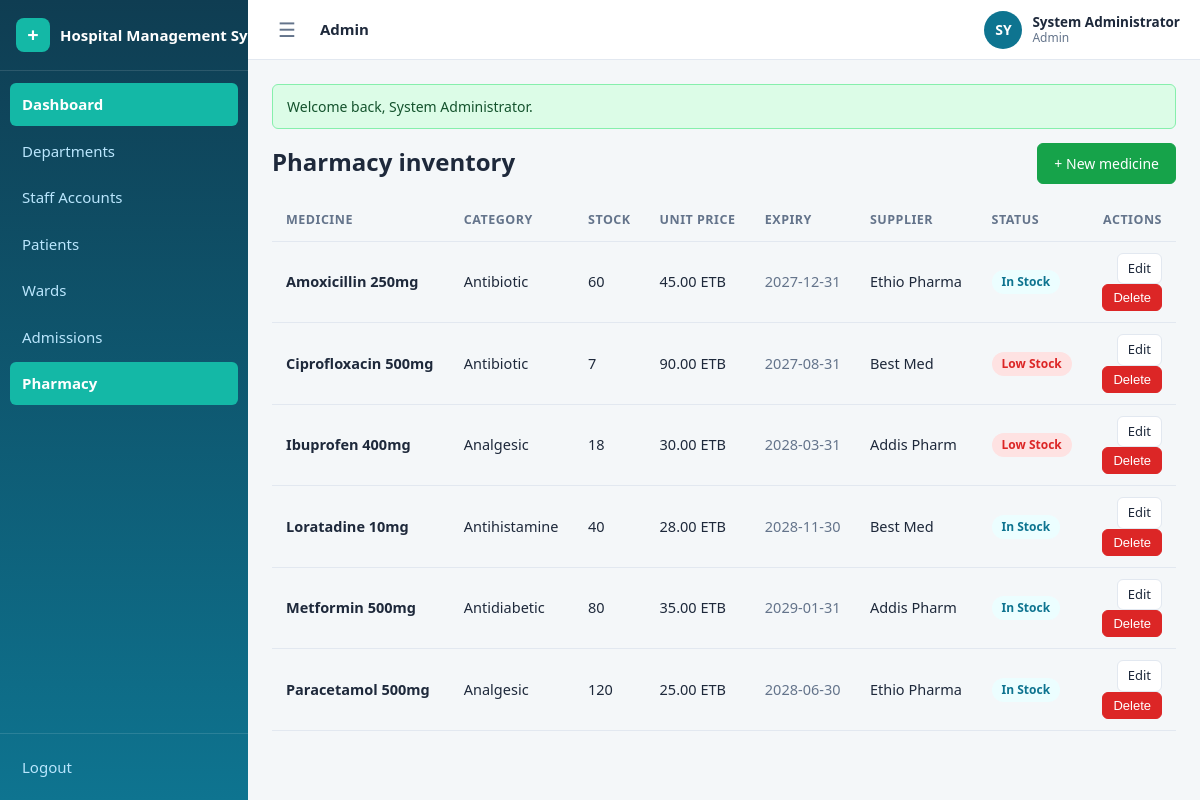
Page /admin/medicines (signed in) on the committed database.
### tables this page shows
CREATE TABLE IF NOT EXISTS medicines (
    id                 INT UNSIGNED AUTO_INCREMENT PRIMARY KEY,
    name               VARCHAR(150) NOT NULL,
    category           VARCHAR(100) DEFAULT NULL,
    stock_quantity     INT NOT NULL DEFAULT 0,
    unit_price         DECIMAL(10,2) NOT NULL DEFAULT 0.00,
    expiry_date        DATE DEFAULT NULL,
    supplier           VARCHAR(150) DEFAULT NULL,
    low_stock_threshold INT NOT NULL DEFAULT 10,
    created_at         TIMESTAMP NOT NULL DEFAULT CURRENT_TIMESTAMP,
    updated_at         TIMESTAMP NOT NULL DEFAULT CURRENT_TIMESTAMP ON UPDATE CURRENT_TIMESTAMP,
    UNIQUE KEY uq_medicines_name (name)
);

### config/helpers.php (called while the page is built, shortened)
<?php
function e($value): string
{
    return htmlspecialchars((string) $value, ENT_QUOTES, 'UTF-8');
}
function url(string $path = ''): string
{
    return BASE_URL . '/' . ltrim($path, '/');
}
function render_partial(string $view, array $data = []): string
{
    extract($data, EXTR_SKIP);
    require APP_ROOT . '/views/' . $view . '.php';
    return ob_get_clean();
}
function view(string $view, array $data = [], string $layout = 'app'): void
{
    $content = render_partial($view, $data);
}

### controllers/PharmacyController.php (called while the page is built, shortened)
<?php
class PharmacyController
{
    public function index(): void
    {
        view('admin/medicines/index', [
            'medicines' => Medicine::all(),
        ]);
    }
}

### public/index.php (called while the page is built, shortened)
<?php
$method = $_SERVER['REQUEST_METHOD'];
$path   = '/' . trim($_GET['url'] ?? '', '/');
if ($path !== '/') {
    $path = rtrim($path, '/');
}
[$controllerClass, $action, $params] = dispatch($routes, $method, $path);
$controller = new $controllerClass();
call_user_func_array([$controller, $action], [$params]);
function dispatch(array $routes, string $method, string $path): array
{
    foreach ($routes[$method] ?? [] as $pattern => $handler) {
        $params = match_route($pattern, $path);
        if ($params !== null) {
            return [$handler[0], $handler[1], $params];
        }
    }
    exit;
}
function match_route(string $pattern, string $path): ?array
{
    $patternParts = explode('/', trim($pattern, '/'));
    $pathParts    = $path === '/' ? [''] : explode('/', trim($path, '/'));
    if (count($patternParts) !== count($pathParts)) {
        return null;
    }
    $params = [];
    foreach ($patternParts as $i => $segment) {
        if (strlen($segment) > 2 && $segment[0] === '{' && substr($segment, -1) === '}') {
            $key = substr($segment, 1, -1);
            $params[$key] = urldecode($pathParts[$i]);
        } elseif ($segment !== $pathParts[$i]) {
            return null;
        }
    }
    return $params;
}

### models/Medicine.php (called while the page is built, shortened)
<?php
class Medicine
{
    public static function all(): array
    {
        return db()->query(
            'SELECT m.*, (m.stock_quantity <= m.low_stock_threshold) AS low_stock
             FROM medicines m
             ORDER BY m.name'
        )->fetchAll();
    }
}

### views/admin/medicines/index.php (the view, shortened to what this page needs)
<div class="row">
    <h1 class="page-title grow">Pharmacy inventory</h1>
    <a class="btn btn-ok" href="<?= url('/admin/medicines/create') ?>">+ New medicine</a>
</div>
<div class="table-wrap mt">
    <table class="table">
        <thead>
            <tr>
                <th>Medicine</th>
                <th>Category</th>
                <th>Stock</th>
                <th>Unit price</th>
                <th>Expiry</th>
                <th>Supplier</th>
                <th>Status</th>
                <th class="text-right">Actions</th>
            </tr>
        </thead>
        <tbody>
            <?php foreach ($medicines as $m): ?>
            <tr>
                <td><strong><?= e($m['name']) ?></strong></td>
                <td><?= e($m['category'] ?: '—') ?></td>
                <td><?= (int) $m['stock_quantity'] ?></td>
                <td><?= number_format((float) $m['unit_price'], 2) ?> ETB</td>
                <td class="text-muted"><?= e($m['expiry_date'] ?? '—') ?></td>
                <td><?= e($m['supplier'] ?: '—') ?></td>
                <td>
                    <?php if ((int) $m['stock_quantity'] === 0): ?>
                        <span class="badge badge-inactive">Out of stock</span>
                    <?php elseif ((int) $m['low_stock']): ?>
                        <span class="badge badge-rejected">Low stock</span>
                    <?php else: ?>
                        <span class="badge badge-completed">In stock</span>
                    <?php endif; ?>
                </td>
                <td class="text-right">
                    <a class="btn btn-sm" href="<?= url('/admin/medicines/' . (int) $m['id'] . '/edit') ?>">Edit</a>
                    <form method="post" action="<?= url('/admin/medicines/' . (int) $m['id'] . '/delete') ?>" class="inline"
                          onsubmit="return confirm('Delete <?= e($m['name']) ?>?')">
                        <button class="btn btn-sm btn-danger" type="submit">Delete</button>
                    </form>
                </td>
            </tr>
            <?php endforeach; ?>
        </tbody>
    </table>
</div>

### public/assets/css/style.css (style rules this page uses)
:root { --primary: #0e7490; --primary-dark: #155e75; --primary-soft: #ecfeff; --teal: #14b8a6; --teal-dark: #0f766e; --bg: #f4f7f9; --surface: #ffffff; --border: #e2e8f0; --text: #1e293b; --text-muted: #64748b; --ok: #16a34a; --ok-soft: #dcfce7; --warn: #b45309; --warn-soft: #fef3c7; --danger: #dc2626; --danger-soft: #fee2e2; --info: #0369a1; --info-soft: #dbeafe; --radius: 10px; --radius-sm: 6px; --shadow-sm: 0 1px 2px rgba(15, 23, 42, .06); --shadow-md: 0 10px 24px rgba(15, 23, 42, .10); --font: 'Segoe UI', system-ui, -apple-system, sans-serif; --sidebar-w: 248px; --sidebar-coll: 76px; --header-h: 60px; }
* { box-sizing: border-box; }
html, body { margin: 0; padding: 0; font-family: var(--font); color: var(--text); background: var(--bg); font-size: 15px; line-height: 1.5; }
a { color: var(--primary); text-decoration: none; }
.text-muted { color: var(--text-muted); }
.app { display: flex; min-height: 100vh; }
.page-title { font-size: 24px; margin: 0 0 4px; }
.mt { margin-top: 20px; }
.btn { display: inline-flex; align-items: center; justify-content: center; gap: 6px; padding: 9px 16px; border-radius: var(--radius-sm); border: 1px solid var(--border); background: var(--surface); color: var(--text); font-size: 14px; font-weight: 500; cursor: pointer; transition: background .15s, border-color .15s, box-shadow .15s; }
.btn-ok { background: var(--ok); border-color: var(--ok); color: #fff; }
.btn-danger { background: var(--danger); border-color: var(--danger); color: #fff; }
.btn-sm { padding: 5px 10px; font-size: 13px; }
.badge { display: inline-block; padding: 3px 10px; border-radius: 999px; font-size: 12px; font-weight: 600; text-transform: capitalize; }
.badge-rejected { background: var(--danger-soft); color: var(--danger); }
.badge-completed { background: var(--primary-soft); color: var(--primary); }
.table-wrap { overflow-x: auto; margin-top: 16px; }
.table { width: 100%; border-collapse: collapse; font-size: 14.5px; }
.table th, .table td { text-align: left; padding: 11px 14px; border-bottom: 1px solid var(--border); white-space: nowrap; }
.table th { font-size: 12.5px; text-transform: uppercase; letter-spacing: .04em; color: var(--text-muted); }
th.text-right, td.text-right { text-align: right; }
.row { display: flex; gap: 14px; align-items: center; flex-wrap: wrap; }
.row .grow { flex: 1; }

### rows in the picture
medicines: name "Amoxicillin 250mg", category "Antibiotic", stock_quantity "60", unit_price "45.00", expiry_date "2027-12-31", supplier "Ethio Pharma", shows "In Stock"
medicines: name "Ciprofloxacin 500mg", category "Antibiotic", stock_quantity "7", unit_price "90.00", expiry_date "2027-08-31", supplier "Best Med", shows "Low Stock"
medicines: name "Ibuprofen 400mg", category "Analgesic", stock_quantity "18", unit_price "30.00", expiry_date "2028-03-31", supplier "Addis Pharm", shows "Low Stock"
medicines: name "Loratadine 10mg", category "Antihistamine", stock_quantity "40", unit_price "28.00", expiry_date "2028-11-30", supplier "Best Med", shows "In Stock"
medicines: name "Metformin 500mg", category "Antidiabetic", stock_quantity "80", unit_price "35.00", expiry_date "2029-01-31", supplier "Addis Pharm", shows "In Stock"
medicines: name "Paracetamol 500mg", category "Analgesic", stock_quantity "120", unit_price "25.00", expiry_date "2028-06-30", supplier "Ethio Pharma", shows "In Stock"

### other values in the picture
APP_NAME "Hospital Management…"
$label "Dashboard"
$label "Departments"
$label "Staff Accounts"
$label "Patients"
$label "Wards"
$label "Admissions"
$label "Pharmacy"
$roleLabel "Admin"
$initials "SY"
$user['name'] "System Administrator"
$flash['message'] "Welcome back, System Administrator."
